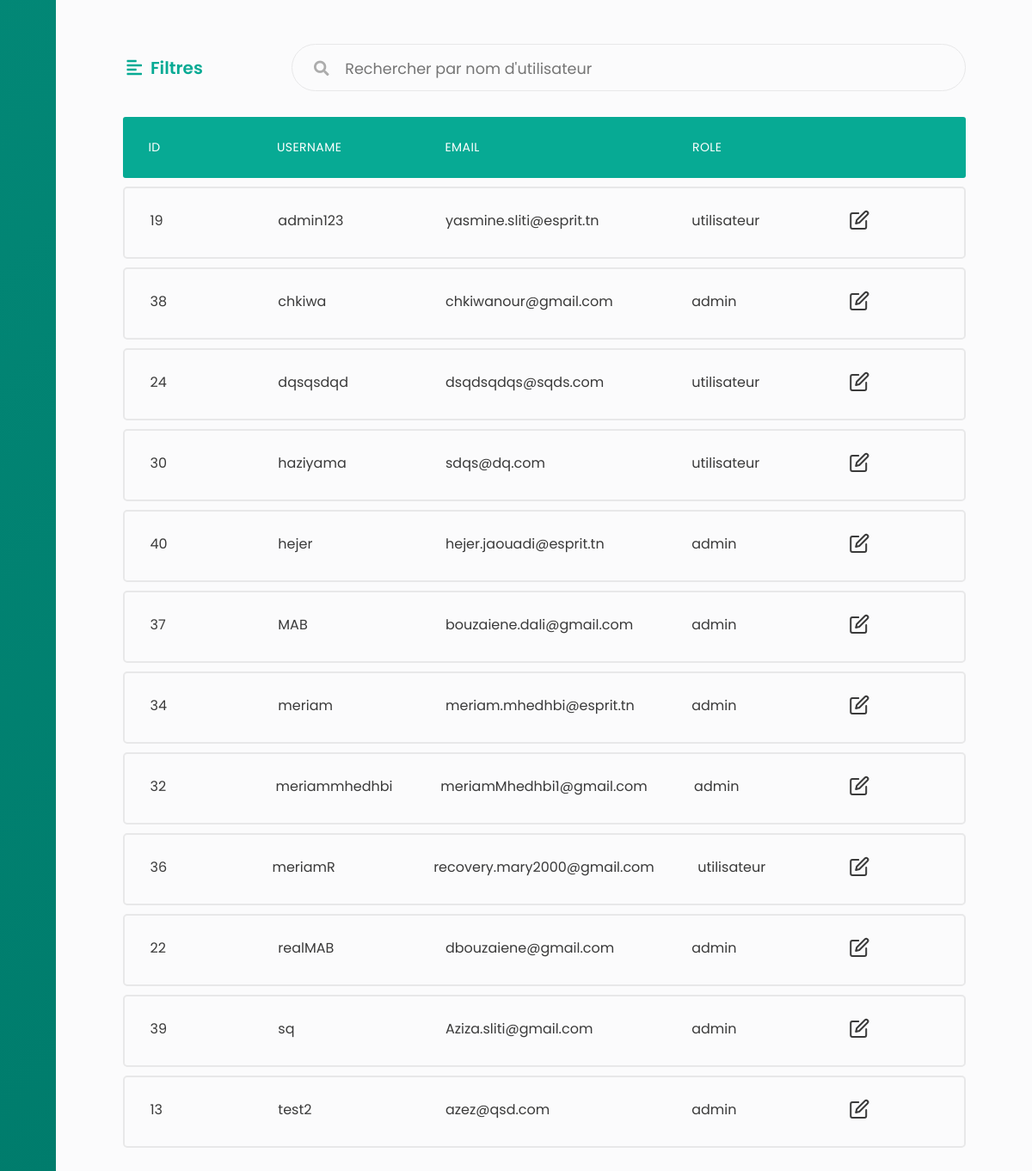
Before: /users/afficherList (signed in, lower part) with the older database file.
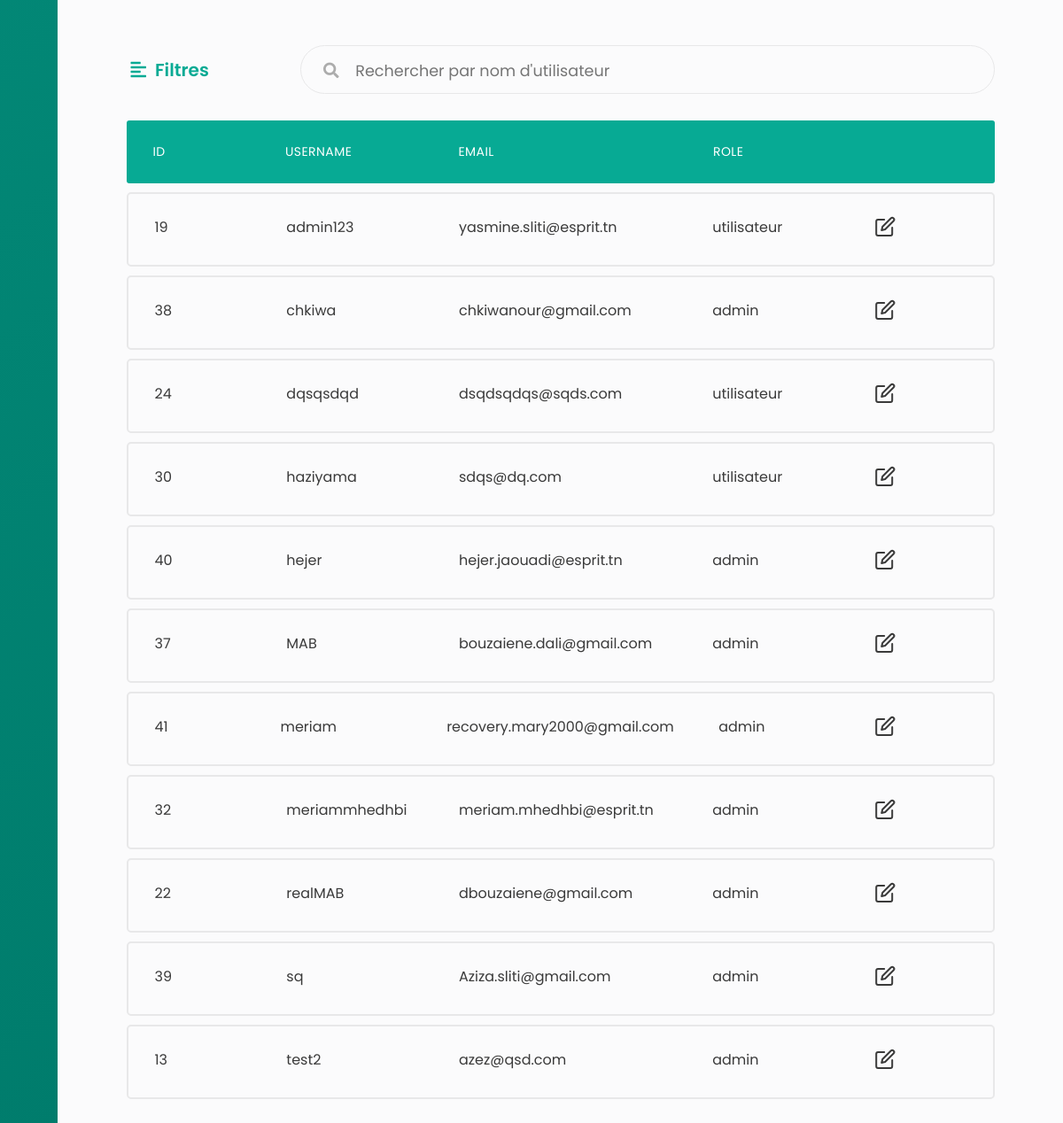
After: the same page with the newer database file.
### tables this page shows
CREATE TABLE `role` (
  `id` int(1) NOT NULL,
  `nom` varchar(12) NOT NULL
);

CREATE TABLE `users` (
  `id` int(11) NOT NULL,
  `username` varchar(255) NOT NULL,
  `password` varchar(255) NOT NULL,
  `email` varchar(255) NOT NULL,
  `role_id` int(11) NOT NULL,
  `image` varchar(255) NOT NULL DEFAULT 'default.jpg'
);

### app/libraries/Core.php (called while the page is built, shortened)
<?php
  class Core {
    protected $currentMethod = 'index';
    public function __construct(){
      $url = $this->getUrl();
      if(isset($url[0])){
      if(file_exists('../app/controllers/' . ucwords($url[0]). '.php')){
        unset($url[0]);
      }
    }
      $this->currentController = new $this->currentController;
      if(isset($url[1])){
        if(method_exists($this->currentController, $url[1])){
          $this->currentMethod = $url[1];
          unset($url[1]);
        }
      }
      $this->params = $url ? array_values($url) : [];
      call_user_func_array([$this->currentController, $this->currentMethod], $this->params);
    }
    public function getUrl(){
      if(isset($_GET['url'])){
        $url = rtrim($_GET['url'], '/');
        $url = filter_var($url, FILTER_SANITIZE_URL);
        $url = explode('/', $url);
        return $url;
      }
    }
  }

### app/require.php (called while the page is built, shortened)
<?php
    require_once 'libraries/Core.php';
    require_once 'libraries/Controller.php';
    require_once 'libraries/Database.php';
    $init = new Core();

### public/index.php (called while the page is built)
<?php
    require_once '../app/require.php';

### app/libraries/Database.php (called while the page is built, shortened)
<?php
    class Database {
        private $dbHost = DB_HOST;
        private $dbUser = DB_USER;
        private $dbPass = DB_PASS;
        private $dbName = DB_NAME;
        private $statement;
        private $dbHandler;
        public function __construct() {
            $conn = 'mysql:host=' . $this->dbHost . ';dbname=' . $this->dbName;
            $options = array(
                PDO::ATTR_PERSISTENT => true,
                PDO::ATTR_ERRMODE => PDO::ERRMODE_EXCEPTION
            );
            try {
                $this->dbHandler = new PDO($conn, $this->dbUser, $this->dbPass, $options);
            } catch (PDOException $e) {
                $this->error = $e->getMessage();
                echo $this->error;
            }
        }
        public function query($sql) {
            $this->statement = $this->dbHandler->prepare($sql);
        }
        public function bind($parameter, $value, $type = null) {
            switch (is_null($type)) {
                default:
                    $type = PDO::PARAM_STR;
            }
            $this->statement->bindValue($parameter, $value, $type);
        }
        public function execute() {
            return $this->statement->execute();
        }
        public function resultSet() {
            $this->execute();
            return $this->statement->fetchAll();
        }
    }

### app/models/User.php (called while the page is built, shortened)
<?php
class User
{
    private $db;
    public function __construct()
    {
        $this->db = new Database;
    }
    public function getUsers()
    {
        $this->db->query('select count(*) FROM users WHERE role_id = 0');
        return $this->db->resultSet();
    }
    public function getAdmins()
    {
        $this->db->query('select count(*) FROM users WHERE role_id = 1');
        return $this->db->resultSet();
    }
    public function findUserByUsername($username)
    {
        $this->db->query('SELECT * FROM users WHERE username = :username');
        $this->db->bind(':username', $username);
        $this->db->execute();
        if ($this->db->rowCount() > 0) {
            return true;
        } else {
            return false;
        }
    }
    public function afficher()
    {
        $this->db->query('SELECT u.id,u.username,u.email,role.nom FROM users u INNER JOIN role ON u.role_id = role.id');
        return $this->db->resultSet();
    }
}

### app/controllers/Users.php (the view, shortened to what this page needs)
<?php
class Users extends Controller
{
    public function __construct()
    {
        $this->userModel = $this->model('User');
    }
    public function afficherList($error = '')
    {
        $tab = $this->userModel->afficher();
        $data = [
            'tab' => '',
            'users' => '',
            'admins' => '',
            'error' => '',
            'errorUpdate' => '',
            'errorPass' => ''
        ];
        foreach ($tab as $key => $value) {
            $data['tab'] .= '<li class="table-row">
                    <div class="col col-1" data-label="ID">' . $value[0] . '</div>
                    <div class="col col-2" data-label="Username">' . $value[1] . '</div>
                    <div class="col col-3" data-label="Email">' . $value[2] . '</div>
                    <div class="col col-4" data-label="Role">' . $value[3] . '</div>
                    <div class="col col-5">
                        <div class="col-buttons">
                            <button class="tab-btn"><i data-feather="edit"></i></button>
                        </div>
                    </div>
                </li>';
        }
    }
}

Changed rows visible on the page:
removed users: id "36", username "meriamR", email "recovery.mary2000@gmail.com"
computed for role: nom "utilisateur utilisateur utilisateur utilisateur" → "utilisateur utilisateur utilisateur"
changed users "meriam": id "34" → "41"; email "meriam.mhedhbi@esprit.tn" → "recovery.mary2000@gmail.com"
changed users "meriammhedhbi": email "meriamMhedhbi1@gmail.com" → "meriam.mhedhbi@esprit.tn"
